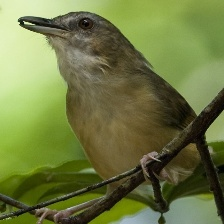
#> input picture projects/lab02/HW2-4_Bonus/10.jpg, 224 x 224 px
$ python conv2d.py
#> lines starting #> are read from the running program, lines starting #| are printed output that depends on the picture
#> further down, img is the input picture: shape (224, 224, 3); mean B, G, R 65.9, 121.1, 110.9
#| image shape :(224, 224, 3)
import cv2  #used to convert BGR to RGB/gray_level.
import numpy as np  #2D/3D matrix
from matplotlib import pyplot as plt  #show photo that OpenCV reads or creates/ save photo


#definition and implementation of function convolution_2D
#------------------------------------------
def convolution_2D(image, kernel, padding=0, strides=1):

    ## compute the size of output image
    #/////////////////////////////////////////////////////
    xKernShape = kernel.shape[0] # = filter的width  #kernel.shape[0]回傳kernel的橫向總長
    yKernShape = kernel.shape[1] # = filter的height  #kernel.shape[1]回傳kernel的縱向總長
    xImgShape = image.shape[0] # = input的width  #image.shape[0]回傳image的橫向總長
    yImgShape = image.shape[1] # = input的height

    xOutput = int(((xImgShape - xKernShape + 2 * padding) / strides) + 1) # = output的width
    yOutput = int(((yImgShape - yKernShape + 2 * padding) / strides) + 1) # = output的height

    ## Then we can create a fresh matrix with the deduced dimensions.
    output = np.zeros((xOutput, yOutput))
    #/////////////////////////////////////////////////////

    #使input->input padding
    #/////////////////////////////////////////////////////
    if padding != 0:
        imagePadded = np.zeros((image.shape[0] + padding*2, image.shape[1] + padding*2))
        ## We then replace the inner portion of the padded image with the actual image.
        imagePadded[int(padding):int(-1 * padding), int(padding):int(-1 * padding)] = image
    else:
        ## If there is no padding
        imagePadded = image
    #/////////////////////////////////////////////////////


    ## do convolution. Iterate through image
    for y in range(imagePadded.shape[1]):
        if y > imagePadded.shape[1] - yKernShape:
            break
        # Only Convolve if y has gone down by the specified Strides
        if y % strides == 0:
            for x in range(imagePadded.shape[0]):
                if x > imagePadded.shape[0] - xKernShape:
                    break
                try:
                    # Only Convolve if x has moved by the specified Strides
                    if x % strides == 0:
                        output[x, y] = (kernel * imagePadded[x : x + xKernShape,    y : y + yKernShape] ).sum()
                        #element-wise 乘法進行加權總合得output
                except:
                    break
    return output
#end of function convolution_2D
#------------------------------------------


#2D with multiple kernel channel
#input size(N, Cin, H, W) = (1, 4, 4, 5)
#output size(N, Cout, Hout, Wout) = (2, 5, 3, 3)
#output[N.i, Cout.j] = bias[Cout.j] + sigma(weight[Cout.j, k] * input[N.i, k])|k=0-Cin-1  #element-wise multiplicaton
  #因為是多channel 2D conv，所以是跳過m方向，沿著channel方向取點。
  #這樣取出的點可以視為一個個單通道2d conv的輸入資料
  #再把沿著channel方向取點的資料置入單通道的2D conv作運算。
  #因為單層單通道時，得到的output.shape=(H,W)
  #因此單層多通道時，得到的output.shape=(H,W)
  #因此多層多通道時，得到的output.shape=(M,H,W)
#------------------------------------------
def convolution3D(image, kernel, padding=0, strides=1):
#> called with kernel = array of shape (2, 3, 3, 3), padding = 1, strides = 1
    M = kernel.shape[0] #2
    Kc = kernel.shape[1]  #3
    Kh = kernel.shape[2] #3
    Kw = kernel.shape[3] #3
    print("M:{}  Kc:{}  Kh:{}  Kw:{}".format(M, Kc, Kh, Kw))

    C = image.shape[2] #3 =b
#> C = 3
    H = image.shape[0] #183 =r
#> H = 224
    W = image.shape[1] #275 =g
#> W = 224
    print("C:{}  H:{}  W:{}\n".format(C, H, W))
#| C:3  H:224  W:224

    image_part0 = np.array([image[:,:,0]])  #在rgb裡，這其實是生成R

    for i in range(1, C): #因為C和Kc必須一樣，所以也可以用 for i in range(1, Kc):
        image_part0 = np.append(image_part0,  np.array([image[:,:,i]]),  axis=0)
    image_along_channel = image_part0
    output = np.zeros((M, H, W))
    for m in range(M):
        for c in range (C):
            output[m] += convolution_2D(image_along_channel[c], kernel[m][c], padding=1, strides=1) #記得這裡也要設padding=1
    return output
#END OF FUNC. convolution3D
#------------------------------------------


#driver program
#------------------------------------------
#原本設計的規格為
#input shape:(183, 275, 3) == (H,W,C)
#kernel shape:(2, 3, 3, 3)  == (M,Kc,Kh,Kw)
#convolution3D output.shape:(2, 183, 275)  == (D2, H2, W2)  , since H2 = 183-3+2+1 = 183, D2 = M


## The first testing kernel try to emphase edge in the Red color space
## The 2nd testing kernel try to get the grayscale conversion
## Gray = R*0.299 + G*0.587 + B*0.114
kernel = np.array([[[[-1, -1, -1], [-1, 20, -1], [-1, -1, -1]],
                  [[-1, -1, -1], [-1, 0, -1], [-1, -1, -1]],
                  [[-1, -1, -1], [-1, 0, -1], [-1, -1, -1]]],
                   [[[0, 0, 0], [0, 0.299 , 0], [0, 0, 0]],
                  [[0, 0, 0], [0, 0.587, 0], [0, 0, 0]],
                  [[0, 0, 0], [0, 0.114, 0], [0, 0, 0]]]])

img = cv2.imread("10.jpg") #FIXME: 改為你的圖片名稱
plt.imshow(img[...,::-1])
plt.show()
print("image shape :{}".format(img.shape))
print("kernel shape :{}".format(kernel.shape))

output = convolution3D(img, kernel, padding=1)
print("output shape :{}".format(output.shape))
#| output shape :(2, 224, 224)

plt.imshow(output[0,:,:])
plt.show()
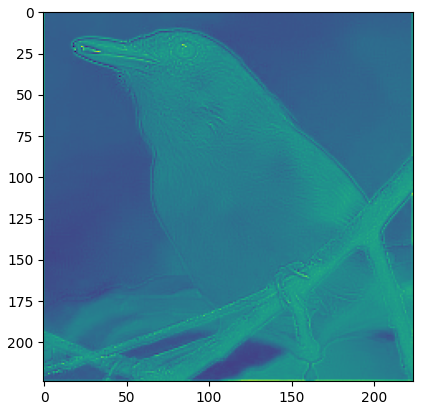
#> figure drawn by matplotlib, 1 panel
plt.imshow(output[1,:,:],cmap='gray')
plt.show()
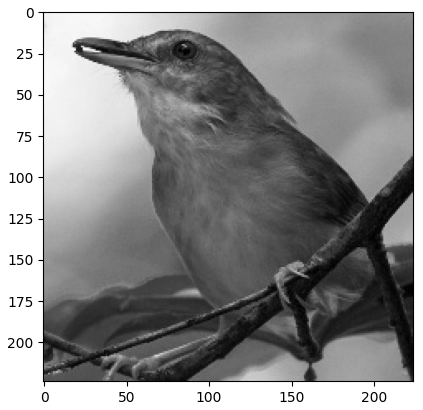
#> figure drawn by matplotlib, 1 panel
